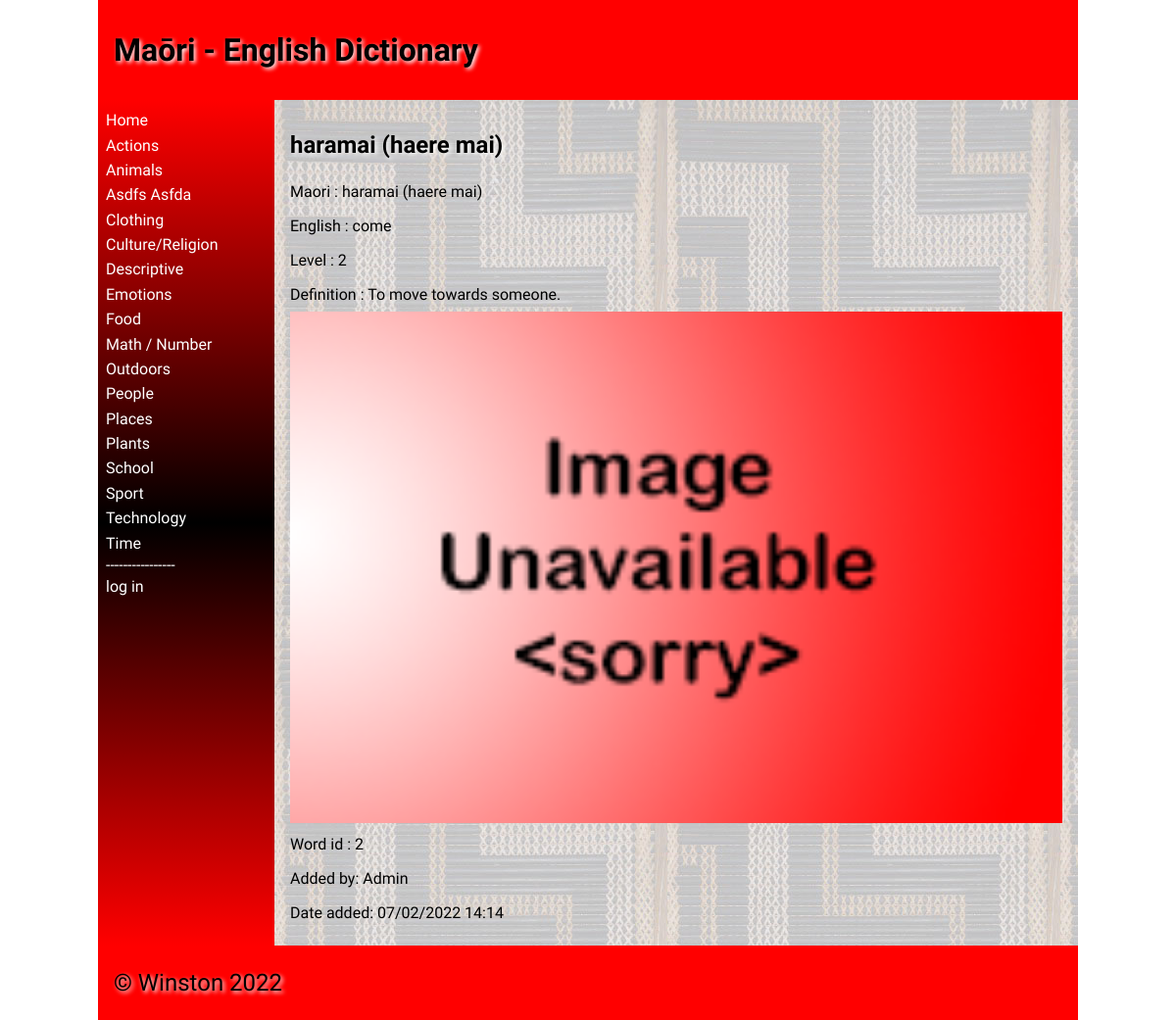
The page /word/2 on the database its author committed.
### tables this page shows
CREATE TABLE category
(
	id integer
		constraint category_pk
			primary key autoincrement,
	category varchar(30)
);

CREATE TABLE "wordbank"
(
    id             integer
        constraint wordbank_pk
            primary key autoincrement,
    maori          varchar(30),
    english        varchar(30),
    categories     integer
        references category
            on delete cascade,
    definition     varchar(200),
    level          integer,
    image          varchar(30),
    date           datetime,
    user           integer
        references login,
    last_modify_by int
        references login,
    editted_date   datetime
);

CREATE TABLE "login"
(
    id        integer
        constraint login_pk
            primary key autoincrement,
    firstname varchar(30),
    lastname  varchar(30),
    email     varchar(200),
    password  char(100),
    admin     int
);

### app.py (the view, shortened to what this page needs)
@app.route('/word/<word_id>', methods=['POST', 'GET'])
def word_page(word_id):  # rendering the word pages
    error = request.args.get('error')  # gets error data from url
    confirmation = str(request.args.get('confirmation'))  # gets confirmation data from url
    wordbank = wordbank_list()
    try:   # checks if there is a word page
        word_id = int(word_id)
    except ValueError:  # returns them to home if there isn't
        print("{} is not an integer".format(word_id))
        return redirect("/")
    if real_page(wordbank_list(), word_id, 0):
        return redirect('/')
    for word in wordbank:  # finds the word's category id
        if word[0] == word_id:
            category_id = word[3]
    if error is None:
        error = ""
    return render_template("word.html", wordlist=wordbank_list(), categories=categories(), word_id=word_id,
                           logged_in=is_logged_in(), username=username(), confirmation=confirmation,
                           is_admin=is_admin(), error=error, category_id=category_id)

### app.py (called while the page is built)
def create_connection(db_file):  # creates the general function to connect to the database
    try:
        connection = sqlite3.connect(db_file)
        connection.execute('pragma foreign_keys=ON')
        return connection
    except Error as error:
        print(error)
    return None

def is_logged_in():  # creates the function to show if someone is logged in
    if session.get('email') is None:
        print("not logged in ")
        return False
    else:
        print("logged in")
        return True

def is_admin():  # creates the function to show if someone has admin rights
    if session.get('admin') != 1:
        print("denied")
        return False
    else:
        return True

def categories():  # queries category and id columns into a list
    con = create_connection(DATABASE)
    query = "SELECT category,id FROM category ORDER BY category ASC"
    cur = con.cursor()
    cur.execute(query)
    category_list = cur.fetchall()
    con.close()
    return category_list

def username():  # queries id,firstname and lastname columns into a list
    con = create_connection(DATABASE)
    query = "SELECT id,firstname,lastname FROM login"
    cur = con.cursor()
    cur.execute(query)
    username = cur.fetchall()
    print(username)
    con.close()
    return username

def wordbank_list():  # queries all the columns into a list
    con = create_connection(DATABASE)
    query = "SELECT * FROM wordbank ORDER BY maori ASC"
    cur = con.cursor()
    cur.execute(query, )
    wordbank_list = cur.fetchall()
    con.close()
    return wordbank_list

def real_page(list, id, id_postsition):  # checks if the page is a real page
    for i in list:
        if i[id_postsition] == id:
            break
    else:
        return True

### templates/word.html (shortened to what this page needs)
{% extends 'base.html' %}
{% block heading %}Maōri - English Dictionary{% endblock %}
{% block main %}
    {% for wordbank in wordlist %}
            {%  if wordbank[0] == word_id %}
                <h2>{{ wordbank[1] }}</h2>
            {% endif %}
    {% endfor %}
    <div>
        {% for wordbank in wordlist %}
            {%  if wordbank[0] == word_id %}
                <p> Maori : {{ wordbank[1] }}</p>
                <p> English : {{ wordbank[2] }}</p>
                <p> Level : {{ wordbank[5] }}</p>
                <p> Definition : {{ wordbank[4] }}</p>
                <img src = "/static/images/{{ wordbank[6] }}">
                <p> Word id : {{ wordbank[0] }}</p>
                {% for user_index in username %}
                    {%  if user_index[0] == wordbank[8] %}
                        <p> Added by: {{ user_index[1]}} {{ user_index[2] }} </p>
                        <p> Date added: {{ wordbank[7] }}</p>
                    {% endif %}
                {% endfor %}
    </div>
            {% endif %}
        {% endfor %}
{% endblock %}

### templates/base.html (shortened to what this page needs)
<!doctype html>
<html lang="en">
<head>
	<link href="{{ url_for('static', filename='css/style.css') }}" rel="stylesheet">
</head>
<body>
	<div id="container">
		<header>
			<h1>{% block heading %}{% endblock %}</h1>
		</header>
		<nav>
			<ul>
                <li><a href="\">Home</a></li>
                {% for category in categories %}
                    <li><a href="/category/{{ category[1] }}">{{ category[0] }}</a></li>
                {% endfor %}
                <div class = 'seperator'> ---------------- </div>
                {% if logged_in %}
                     <li><a href = "/logout">log out</a></li>
                {% else %}
                    <li><a href = "/login">log in</a></li>
                {% endif %}
			</ul>
		</nav>
		<main>
            {% block main%}{% endblock %}
        </main>
		<footer>
			<p>
				&copy; Winston 2022
			</p>
		</footer>
	</div>
</body>
</html>

### static/css/style.css (style rules this page uses)
* { font-family: Comfortaa, sans-serif; margin: 0; padding: 0; box-sizing: border-box; }
#container { display: grid; grid-template-columns: 75px auto; grid-template-areas: 'nav header' 'main main' 'footer footer'; }
.seperator { color: white; }
header { grid-area: header; background-color: #f00; padding: 1rem; }
nav { grid-area: nav; }
main { grid-area: main; padding: 1rem; background-color: #edd; }
h1, h2, h3, h4 { padding: 1rem 0; font-family: 'Suez One', serif; color: #000; text-shadow: 2px 2px 4px #fff; }
p { padding: 0.5rem 0; }
a { color: #222; }
img { width: 100%; }
footer { grid-area: footer; padding: 1rem; background-color: #f00; }
footer p { color: #000; text-shadow: 2px 2px 4px #fff; font-size: 1.5rem; }
@media only screen and (min-width: 768px) { #container { grid-template-columns: 180px auto; grid-template-areas: 'header header' 'nav main' 'footer footer'; } }
@media only screen and (min-width: 768px) { nav { background: linear-gradient(180deg, rgba(255,0,0,1) 0%, rgba(0, 0, 0, 1) 50%, rgba(255,0,0,1) 100%); padding: 0.5rem; } }
@media only screen and (min-width: 768px) { nav ul { list-style: none; } }
@media only screen and (min-width: 768px) { nav li { padding: 0.2rem 0; } }
@media only screen and (min-width: 768px) { nav a { color: #fff; text-decoration: none; } }
@media only screen and (min-width: 768px) { main { background-image: url("../images/poutama.jpg"); } }
@media only screen and (min-width: 1000px) { #container { width: 1000px; margin: auto; } }

### rows shown on the page
category: category "Actions"
category: category "Animals"
category: category "Asdfs Asfda"
category: category "Clothing"
category: category "Culture/Religion"
category: category "Descriptive"
category: category "Emotions"
category: category "Food"
category: category "Math / Number"
category: category "Outdoors"
category: category "People"
category: category "Places"
category: category "Plants"
category: category "School"
category: category "Sport"
category: category "Technology"
category: category "Time"
wordbank: maori "haramai (haere mai)", english "come", level "2", definition "To move towards someone.", image (placeholder picture), id "2", date "07/02/2022 14:14"
login: firstname "Admin"
